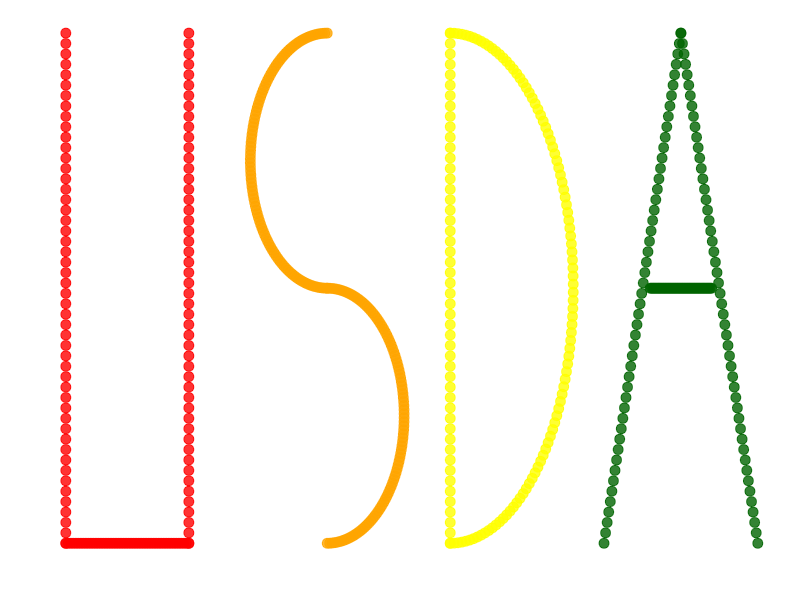

Here is the R script that generated this plot:
## ---- chunk 1
library(ggplot2)

# Define coordinates for the letter U
u_points <- data.frame(
  x = c(rep(1, 50), seq(1, 1.8, length.out = 50), rep(1.8, 50)),
  y = c(seq(0, 2, length.out = 50), rep(0, 50), seq(0, 2, length.out = 50))
)

# Define coordinates for the letter S with adjusted height and position
theta <- seq(0, pi, length.out = 100)
s_top <- data.frame(x = 2.7 + 0.5 * sin(-theta), y = 1.5 + 0.5 * cos(-theta)) 
s_bottom <- data.frame(x = 2.7 + 0.5 * sin(theta), y = 0.5 + 0.5 * cos(theta))  
s_points <- rbind(s_top, s_bottom)

# Define coordinates for the letter D with adjusted height and position
d_line <- data.frame(x = rep(3.5, 50), y = seq(0, 2, length.out = 50))  # Vertical line
d_semi_circle <- data.frame(
  x = 3.5 + 0.8 * cos(seq(-pi / 2, pi / 2, length.out = 100)), 
  y = 1 + 1 * sin(seq(-pi / 2, pi / 2, length.out = 100))
)  
d_points <- rbind(d_line, d_semi_circle)

# Define coordinates for the letter A with a crossbar and position adjustment
a_points <- data.frame(
  x = c(seq(4.5, 5, length.out = 50), seq(5, 5.5, length.out = 50), seq(4.8, 5.2, length.out = 50)),
  y = c(seq(0, 2, length.out = 50), seq(2, 0, length.out = 50), rep(1, 50))
)

# Combine all the letter point data
all_points <- rbind(
  data.frame(letter = "U", x = u_points$x, y = u_points$y),
  data.frame(letter = "S", x = s_points$x, y = s_points$y),
  data.frame(letter = "D", x = d_points$x, y = d_points$y),
  data.frame(letter = "A", x = a_points$x, y = a_points$y)
)

# Create the scatter plot
ggplot(all_points, aes(x = x, y = y, color = letter)) +
  geom_point(size = 3, alpha = 0.8) +
  labs(
    x = "",
    y = ""
  ) +
  theme_minimal() +
  theme(
    legend.position = "none",
    axis.text = element_blank(),
    axis.ticks = element_blank(),
    panel.grid = element_blank(),
    plot.title = element_text(size = 16, face = "bold", hjust = 0.5)
  ) +
  scale_color_manual(values = c("U" = "red", "S" = "orange", "D" = "yellow", "A" = "darkgreen"))

